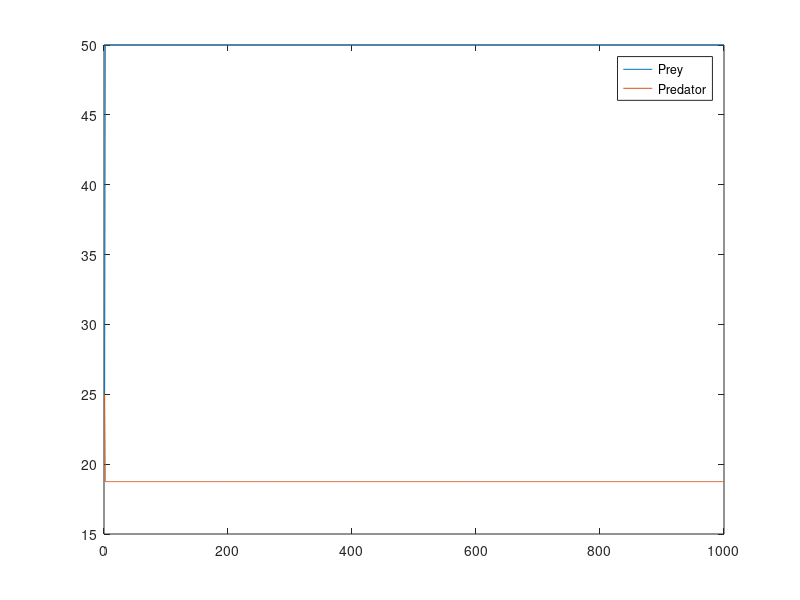

Write the MATLAB code that produced this figure.
h = 0.01;
T = 0;
N = 1000;
t = 1:N;
x1 = ones(1,N);
x2 = ones(1,N);
x1(1) = 25;
x2(1) = 25;
x1_star = 50;
alpha1 = 1;
beta1 = 1;
alpha2 = 50;
beta2 = 1;

psi = @(x1)(x1 - x1_star);
u = @(x1,x2)((-(T+1)*psi(x1))/h - alpha1*x1 + beta1*x1*x2);
f1 = @(x1,x2)(alpha1*x1 - beta1*x1*x2);
f2 = @(x1,x2)(-alpha2*x2 + beta2*x1*x2);

for i = 1:N-1
    x1(i+1) = x1(i) + h*f1(x1(i),x2(i)) + h*u(x1(i),x2(i));
    x2(i+1) = x2(i) + h*f2(x1(i),x2(i));
end

plot(t,x1,t,x2); 
legend('Prey','Predator');
